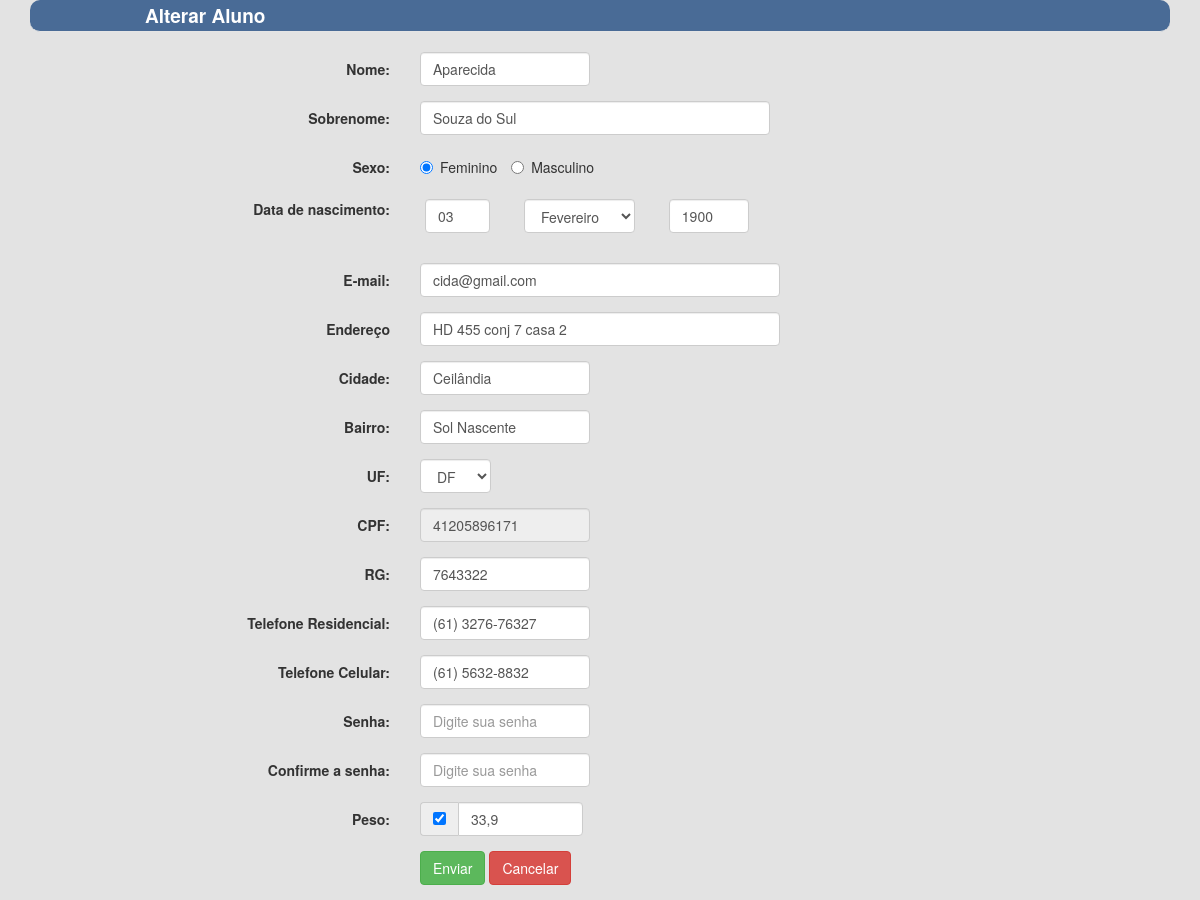
The page /fitnesslife/aluno/alteraraluno.php?idaluno=41205896171 on the database its author committed.
### tables this page shows
CREATE TABLE `tb_aluno` (
  `id_pessoa_cpf` varchar(11) NOT NULL,
  `peso_inicial` float DEFAULT NULL,
  `peso_durante` float DEFAULT NULL,
  `data_entrada` date NOT NULL
);

CREATE TABLE `tb_pessoa` (
  `cpf` varchar(11) NOT NULL,
  `nome` varchar(15) NOT NULL,
  `sobrenome` varchar(45) NOT NULL,
  `sexo` tinyint(1) NOT NULL,
  `data_nascimento` date NOT NULL,
  `endereco` varchar(80) NOT NULL,
  `uf` varchar(2) NOT NULL,
  `cidade` varchar(15) NOT NULL,
  `bairro` varchar(25) NOT NULL,
  `rg` varchar(20) NOT NULL,
  `telefone_residencial` varchar(18) NOT NULL,
  `telefone_celular` varchar(18) NOT NULL,
  `email` varchar(100) NOT NULL
);

### fitnesslife/dao/alunodao.php (called while the page is built, shortened)
<?php
include_once dirname(__FILE__) . DIRECTORY_SEPARATOR . '../classes/pessoa.php';
class AlunoDao extends Dao {
    public function carregar($idAluno) {
        $pdo = Dao::getInstance();
        $sql = "SELECT p.cpf, p.nome, p.sobrenome, p.sexo, p.data_nascimento, p.rg, p.telefone_residencial, p.telefone_celular,p.endereco,p.uf, p.cidade, p.bairro, p.email, a.peso_inicial FROM tb_pessoa p INNER JOIN tb_aluno a ON p.cpf = a.id_pessoa_cpf WHERE a.id_pessoa_cpf = ?";
        $stmt = $pdo->prepare($sql);
        $stmt->execute(array($idAluno));
        $linhaBanco = $stmt->fetch();
        $pessoa = new Pessoa();
        $pessoa->setCpf($linhaBanco[0]);
        $pessoa->setNome($linhaBanco[1]);
        $pessoa->setSobrenome($linhaBanco[2]);
        $pessoa->setSexo($linhaBanco[3]);
        $pessoa->setDataNascimento($linhaBanco[4]);
        $pessoa->setRg($linhaBanco[5]);
        $pessoa->setTelefoneResidencial($linhaBanco[6]);
        $pessoa->setTelefoneCelular($linhaBanco[7]);
        $pessoa->setEndereco($linhaBanco[8]);
        $pessoa->setUf($linhaBanco[9]);
        $pessoa->setCidade($linhaBanco[10]);
        $pessoa->setBairro($linhaBanco[11]);
        $pessoa->setEmail($linhaBanco[12]);
        $pessoa->setPesoInicial_Aluno(str_replace(".", ",", $linhaBanco[13]));
        return $pessoa;
    }
}

### fitnesslife/classes/pessoa.php (called while the page is built, shortened)
<?php
class Pessoa {
    private $nome;
    private $sobrenome;
    private $sexo;
    private $dataNascimento;
    private $endereco;
    private $cidade;
    private $bairro;
    private $cpf;
    private $rg;
    private $telefoneResidencial;
    private $telefoneCelular;
    private $email;
    private $pesoInicial_Aluno;
    function getNome() {
        return $this->nome;
    }
    function getSobrenome() {
        return $this->sobrenome;
    }
    function getSexo() {
        return $this->sexo;
    }
    function getDataNascimento() {
        return $this->dataNascimento;
    }
    function getEndereco() {
        return $this->endereco;
    }
    function getCidade() {
        return $this->cidade;
    }
    function getBairro() {
        return $this->bairro;
    }
    function getCpf() {
        return $this->cpf;
    }
    function getRg() {
        return $this->rg;
    }
    function getTelefoneResidencial() {
        return $this->telefoneResidencial;
    }
    function getTelefoneCelular() {
        return $this->telefoneCelular;
    }
    function getEmail() {
        return $this->email;
    }
    function setNome($nome) {
        $this->nome = $nome;
    }
    function setSobrenome($sobrenome) {
        $this->sobrenome = $sobrenome;
    }
    function setSexo($sexo) {
        if ($sexo == '0')
            $this->sexo = 'F';
    }
    function setDataNascimento($dataNascimento) {
        $this->dataNascimento = $dataNascimento;
    }
    function setEndereco($endereco) {
        $this->endereco = $endereco;
    }
    function setCidade($cidade) {
        $this->cidade = $cidade;
    }
    function setBairro($bairro) {
        $this->bairro = $bairro;
    }
    function setCpf($cpf) {
        $this->cpf = $cpf;
    }
    function setRg($rg) {
        $this->rg = $rg;
    }
    function setTelefoneResidencial($telefoneResidencial) {
        $this->telefoneResidencial = $telefoneResidencial;
    }
    function setTelefoneCelular($telefoneCelular) {
        $this->telefoneCelular = $telefoneCelular;
    }
    function setEmail($email) {
        $this->email = $email;
    }
    function getPesoInicial_Aluno() {
        return $this->pesoInicial_Aluno;
    }
    function setPesoInicial_Aluno($pesoInicial_Aluno) {
        if ($pesoInicial_Aluno == '0')
            $this->pesoInicial_Aluno = "Inativo";
        else
            $this->pesoInicial_Aluno = $pesoInicial_Aluno;
    }
}
?>

### fitnesslife/aluno/alteraraluno.php (the view, shortened to what this page needs)
<!DOCTYPE html>
<html>
    <head>
        <?php
        include_once dirname(__FILE__) . DIRECTORY_SEPARATOR . '../dao/alunodao.php';
        $alunoDao = new AlunoDao();
        $pessoa = $alunoDao->carregar($_GET['idaluno']);
        $data = $pessoa->getDataNascimento();
        $array = explode("-", $data);
        $dia = $array[2];
        $ano = $array[0];
        ?>
        <link href="/FitnessLife/css/bootstrap.min.css" rel="stylesheet">
    </head>
    <body>
        <div class="container">
            <form class="form-horizontal" action="/FitnessLife/controller/controlleraluno.php?operacao=alterar" method="POST" onsubmit="return validaCampos()">
                <legend>Alterar Aluno</legend>
                <div class="form-group">
                    <label class="col-md-4 control-label" for="nome">Nome:</label>
                    <div class="col-md-2">
                        <input id="nome" name="nome" maxlength="15" type="text" style="width: 170px;"  value="<?php echo $pessoa->getNome(); ?>" placeholder="Digite seu nome" class="form-control input-md" required="">
                    </div>
                </div>
                <div class="form-group">
                    <label class="col-md-4 control-label" for="sobrenome">Sobrenome:</label>
                    <div class="col-md-4">
                        <input id="sobrenome" name="sobrenome" maxlength="45" type="text" style="width: 350px;"  value="<?php echo $pessoa->getSobrenome(); ?>" placeholder="Digite seu sobrenome" class="form-control input-md" required="">
                    </div>
                </div>
                <div class="form-group">
                    <label class="col-md-4 control-label" for="sexo">Sexo:</label>
                    <div class="col-md-4">
                        <label class="radio-inline" for="sexo-0">
                            <input type="radio" name="sexo" id="sexo-0" value="feminino"  <?php if ($pessoa->getSexo() == 'F') { ?> checked="checked"<?php } ?> >
                            Feminino
                        </label>
                        <label class="radio-inline" for="sexo-1">
                            <input type="radio" name="sexo" id="sexo-1" value="masculino"  <?php if ($pessoa->getSexo() == 'M') { ?> checked="checked"<?php } ?>>
                            Masculino
                        </label>
                    </div>
                </div>
                <div class="form-group">
                    <label class="col-md-4 control-label" for="dataNascimento">Data de nascimento:</label>
                    <div class="form-group">
                        <label class="radio-inline">
                            <input  placeholder="dia" style="width: 65px;" value="<?php echo $dia; ?>" type="number" min="1" max="31" data-ng-maxlength="2" maxlength="2" name="dia" style="width: 50px;" required="" class="form-control input-md">
                        </label>
                        <label class="radio-inline">
                            <select class="form-control" id="mes" required="mês" name="mes" ><option value="02">Fevereiro</option></select>
                        </label>
                        <label class="radio-inline">
                            <input placeholder="ano" type="number" min="1900" max="2014" value="<?php echo $ano; ?>" id="aniversarioAno" name="ano" style="width: 80px;" required="" class="form-control input-md">
                        </label>
                    </div>
                </div>
                <div class="form-group">
                    <label class="col-md-4 control-label" for="email">E-mail:</label>
                    <div class="col-md-4">
                        <input id="email" name="email" maxlength="100" type="text" value="<?php echo $pessoa->getEmail(); ?>" style="width: 360px;" placeholder="Digite seu e-mail" class="form-control input-md" required="">
                    </div>
                </div>
                <div class="form-group">
                    <label class="col-md-4 control-label" for="endereco">Endereço</label>
                    <div class="col-md-4">
                        <input id="endereco" name="endereco" maxlength="80" type="text" style="width: 360px;" value="<?php echo $pessoa->getEndereco(); ?>" placeholder="Digite seu endereço" class="form-control input-md" required="">
                    </div>
                </div>
                <div class="form-group">
                    <label class="col-md-4 control-label" for="cidade">Cidade:</label>
                    <div class="col-md-2">
                        <input id="cidade" name="cidade" maxlength="15" type="text"  style="width: 170px;" value="<?php echo $pessoa->getCidade(); ?>" placeholder="Digite sua cidade" class="form-control input-md" required="">
                    </div>
                </div>
                <div class="form-group">
                    <label class="col-md-4 control-label" for="bairro">Bairro:</label>
                    <div class="col-md-2">
                        <input id="bairro" name="bairro" maxlength="25" type="text"  style="width: 170px;" placeholder="Digite seu bairro" value="<?php echo $pessoa->getBairro(); ?>" class="form-control input-md" required="">
                    </div>
                </div>
                <div class="form-group">
                    <label class="col-md-4 control-label" for="uf">UF:</label>
                    <div class="col-md-1">
                        <select required="--" style="width: 71px;" id="uf" name="uf" class="form-control">
                            <option value="DF">DF</option>
                        </select>
                    </div>
                </div>
                <div class="form-group">
                    <label class="col-md-4 control-label" for="cpf">CPF:</label>
                    <div class="col-md-2">
                        <input id="cpf" name="cpf" type="text" readonly="true" style="width: 170px;" placeholder="" value="<?php echo $pessoa->getCpf(); ?>" class="form-control input-md" required="">
                    </div>
                </div>
                <div class="form-group">
                    <label class="col-md-4 control-label" for="rg">RG:</label>
                    <div class="col-md-2">
                        <input id="rg" name="rg"  maxlength="20" type="text" placeholder=""  value="<?php echo $pessoa->getRg(); ?>" style="width: 170px;" class="form-control input-md" required="">
                    </div>
                </div>
                <div class="form-group">
                    <label class="col-md-4 control-label" for="telefoneResidencial">Telefone Residencial:</label>
                    <div class="col-md-2">
                        <input id="telefoneResidencial"  maxlength="15" style="width: 170px;" value="<?php echo $pessoa->getTelefoneResidencial(); ?>" name="telefoneResidencial" type="text" placeholder="" class="form-control input-md" required="">
                    </div>
                </div>
                <div class="form-group">
                    <label class="col-md-4 control-label" for="telefoneCelular">Telefone Celular:</label>
                    <div class="col-md-2">
                        <input id="telefoneCelular" maxlength="15" name="telefoneCelular"  style="width: 170px;" value="<?php echo $pessoa->getTelefoneCelular(); ?>" type="text" placeholder="" class="form-control input-md" required="">
                    </div>
                </div>
                <div class="form-group">
                    <label class="col-md-4 control-label" for="senha">Senha:</label>
                    <div class="col-md-2">
                        <input id="senha" name="senha" type="password" maxlength="8" style="width: 170px;" placeholder="Digite sua senha" class="form-control input-md" required="">
                    </div>
                </div>
                <div class="form-group">
                    <label class="col-md-4 control-label" for="confirmeSenha">Confirme a senha:</label>
                    <div class="col-md-2">
                        <input id="confirmeSenha" name="confirmeSenha"  maxlength="8" style="width: 170px;" type="password" placeholder="Digite sua senha" class="form-control input-md" required="">
                    </div>
                </div>
                <div class="form-group">
                    <label class="col-md-4 control-label" for="peso">Peso:</label>
                    <div class="col-md-2">
                        <div class="input-group">
                            <span class="input-group-addon">
                                <input id="checkpeso" type="checkbox" <?php if ($pessoa->getPesoInicial_Aluno() != 0) { ?> checked="checked"<?php } ?> onchange="habilitaPeso();">
                            </span>
                            <input id="peso" name="peso" required="" maxlength="7" <?php if ($pessoa->getPesoInicial_Aluno() != 0) { ?> value="<?php echo $pessoa->getPesoInicial_Aluno(); ?>"<?php } else { ?> disabled <?php } ?> style="width: 125px;" class="form-control" type="text" placeholder="Digite seu peso">
                        </div>
                    </div>
                </div>
                <div class="form-group">
                    <label class="col-md-4 control-label" for="enviar"></label>
                    <div class="col-md-8">
                        <button id="enviar" type="submit" name="enviar" class="btn btn-success">Enviar</button>
                        <a id="cancelar" name="cancelar" href="alterar.php" class="btn btn-danger">Cancelar</a>
                    </div>
                </div>
            </form>
        </div>
    </body>
</html>

### fitnesslife/aluno/alteraraluno.php (style rules this page uses)
body { background-color: #E3E3E3; }
legend { background : #496B96 ; color : #fff ; padding : 2px 115px ; font-size : 19px ; border-radius : 10px ; font-weight: bold; }

### rows shown on the page
tb_aluno: nome "Aparecida", sobrenome "Souza do Sul", dia "03", ano "1900", email "cida@gmail.com", endereco "HD 455 conj 7 casa 2", cidade "Ceilândia", bairro "Sol Nascente", cpf "41205896171", rg "7643322", telefoneResidencial "(61) 3276-76327", telefoneCelular "(61) 5632-8832"
